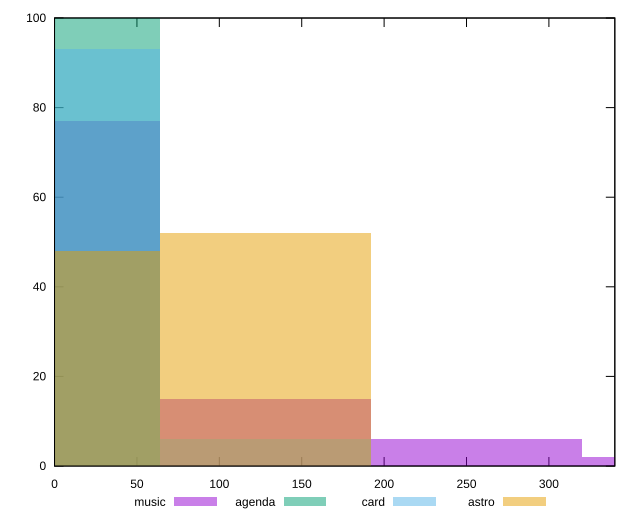

Here is the gnuplot script that generated this plot:
reset

$music <<EOF
128.08634788247713 15
0 77
256.17269576495426 6
384.2590436474314 2
EOF

$agenda <<EOF
0 100
EOF

$card <<EOF
0 93
128.08634788247713 6
EOF

$astro <<EOF
128.08634788247713 52
0 48
EOF

set key outside below
set boxwidth 128.08634788247713
set xrange [0:340]
set yrange [0:100]
set trange [0:100]
set style fill transparent solid 0.5 noborder
set terminal svg size 640, 520 enhanced background rgb 'white'
set output "reports/report_00030_2021-02-24T20-42-31.540Z/unminified-javascript/comparison/histogram/all_raw.svg"

plot $music title "music" with boxes, \
     $agenda title "agenda" with boxes, \
     $card title "card" with boxes, \
     $astro title "astro" with boxes

reset
